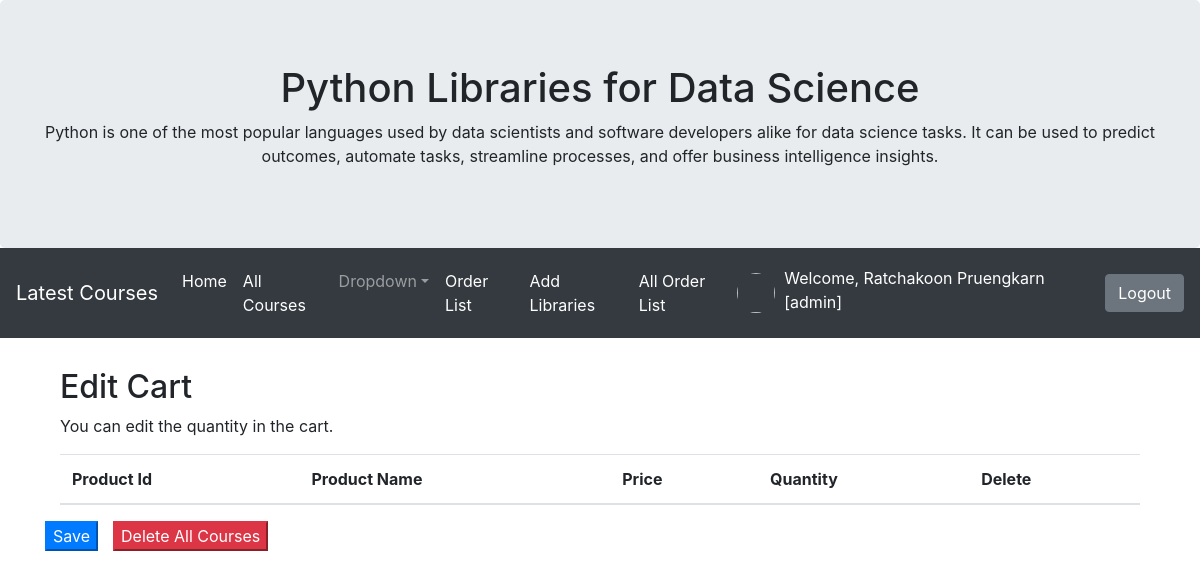
Page /mycart/edit/ (signed in) on the earlier database version.
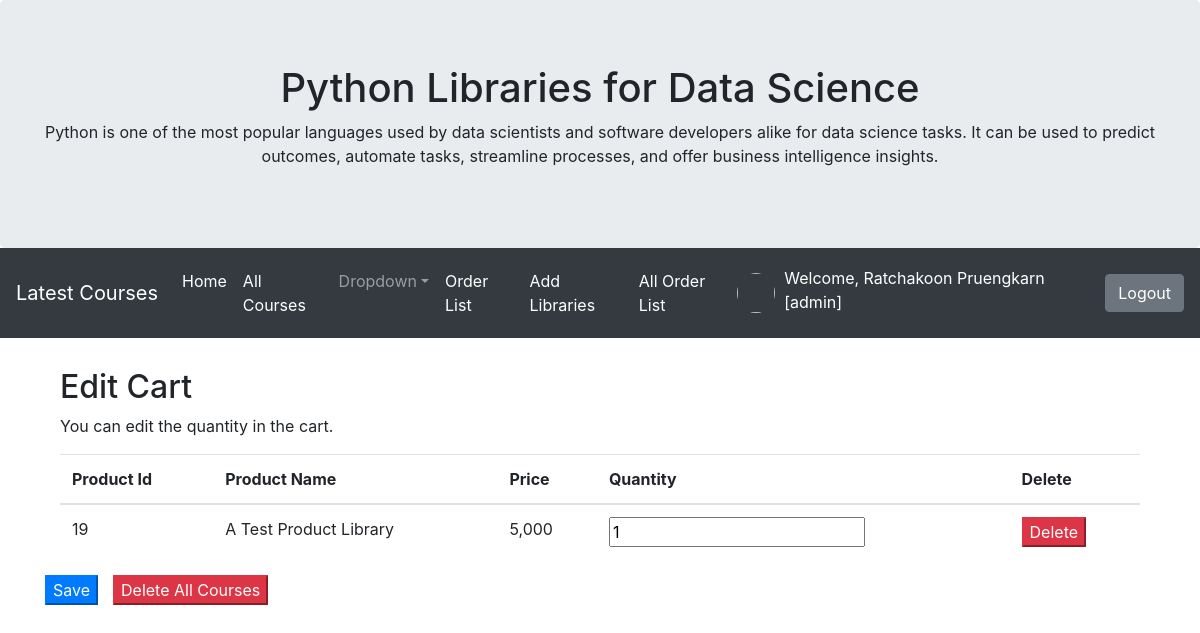
Same page on the later database version.
### myapp/models.py (models this page shows)
class Cart(models.Model):
	user = models.ForeignKey(User,on_delete=models.CASCADE)
	productid = models.CharField(max_length=100)
	productname = models.CharField(max_length=100)
	price = models.IntegerField()
	quantity = models.IntegerField()
	total = models.IntegerField()
	stamp = models.DateTimeField(auto_now_add=True, blank=True, null=True)

### myapp/views.py (the view, shortened to what this page needs)
# urls.py: path('mycart/edit/', MyCartEdit, name = 'mycartedit-page'),
def MyCartEdit(request):
	username = request.user.username
	user = User.objects.get(username=username)
	context = {}
	mycart = Cart.objects.filter(user = user)
	context['mycart'] = mycart #โยนข้อมูลที่เราถึงมาจากบรรทัดข้างบนเพื่อแนบไปกับ context
	return render(request,'myapp/mycartedit.html',context)

### myapp/template/myapp/mycartedit.html (shortened to what this page needs)
{% extends 'myapp/base.html' %}
{% load humanize %}
{% block content %}
	<div class="container">
	  <h2>Edit Cart</h2>
	  <p>You can edit the quantity in the cart.</p>
	  <form method="POST" id="formsave">
		  <table class="table">
			<thead>
			  <tr>
				<th>Product Id</th>
				<th>Product Name</th>
				<th>Price</th>
				<th>Quantity</th>
				<th>Delete</th>
			  </tr>
			</thead>
			<tbody>
			{% for pd in mycart %}
			  <tr>
				<td>{{pd.productid}}</td>
				<td>{{pd.productname}}</td>
				<td>{{pd.price|intcomma}}</td>
				<td><input type="text" name="pd_{{pd.productid}}" value="{{pd.quantity}}"></td>
				<form method="POST" id="form{{pd.productid}}" onsubmit="return confirm('Confirm Delete!!')">
					<td><button type="submit" form="form{{pd.productid}}" class="bth btn-danger">Delete</button></td>
				</form>
			  </tr>
			 {% endfor %}
			</tbody>
		  </table>
		 <div class="row">
			<button type="submit" form="formsave" class="bth btn-primary">Save</button>
		</form>
			<form id = "formclear" method = "POST" onsubmit="return confirm('Do you confirm to clear all courses')">
				<div style="padding-left: 15px;">
					<button type="submit" form="formclear" class="bth btn-danger">Delete All Courses</button>
				</div>
			</form>
		</div>
	</div>
{% endblock content %}

Differences in the rows shown:
added Cart: productid "19", productname "A Test Product Library", price "5,000", quantity "1"
